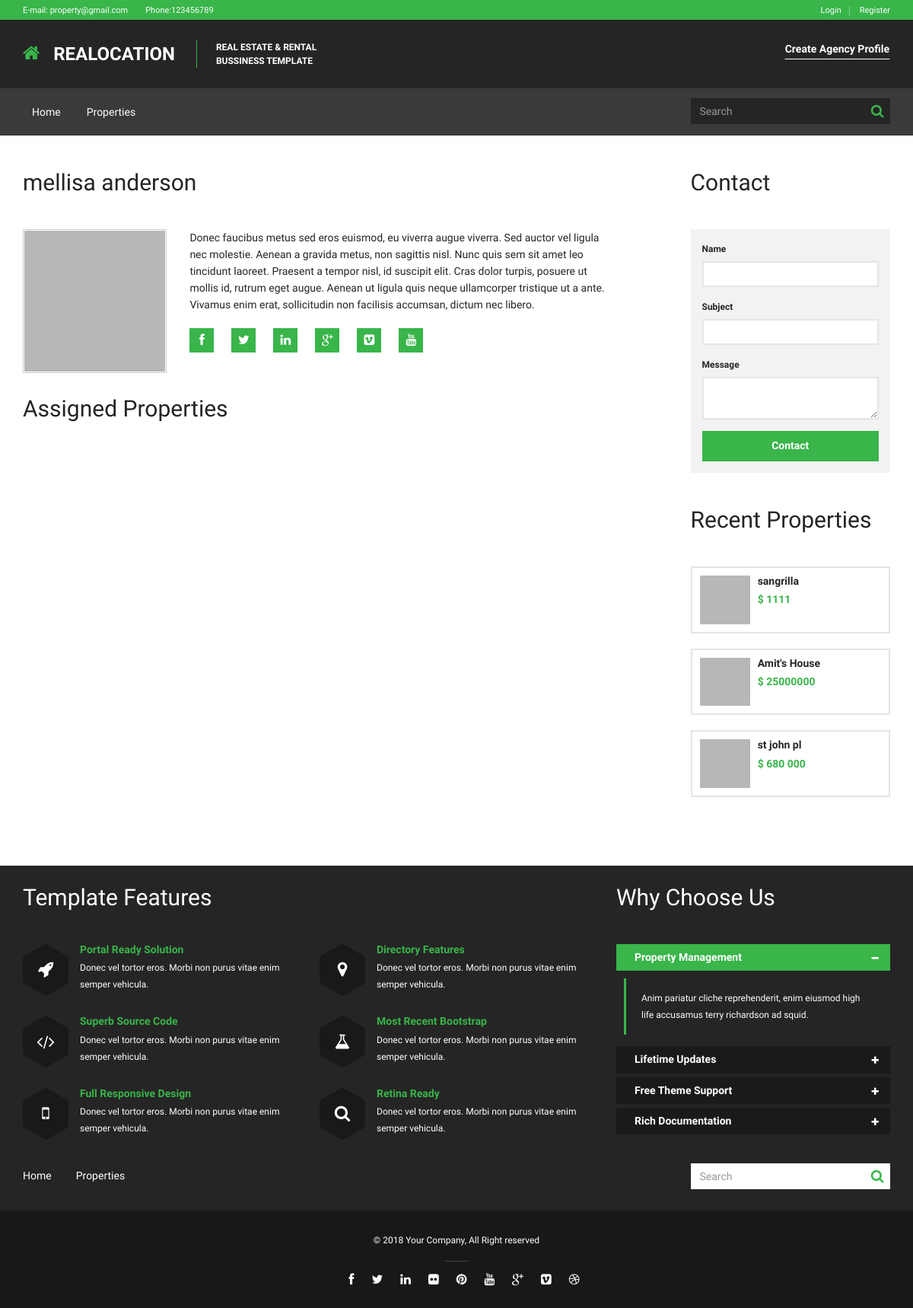
/agents/3, run on the app's committed database.
### tables this page shows
CREATE TABLE IF NOT EXISTS `settings` (
  `id` int(11) NOT NULL AUTO_INCREMENT,
  `email` varchar(255) NOT NULL,
  `phone_no` int(11) NOT NULL,
  `facebook_url` varchar(255) NOT NULL,
  `twitter_url` varchar(255) NOT NULL,
  `linked_in_url` varchar(255) NOT NULL,
  `flickr_url` varchar(255) NOT NULL,
  `pinterest_url` varchar(255) NOT NULL,
  `youtube_url` varchar(255) NOT NULL,
  `google_plus_url` varchar(255) NOT NULL,
  `vimeo-square_url` varchar(255) NOT NULL,
  `dribbble_url` varchar(255) NOT NULL,
  PRIMARY KEY (`id`)
);

CREATE TABLE IF NOT EXISTS `agents` (
  `id` int(11) NOT NULL AUTO_INCREMENT,
  `first_name` varchar(255) NOT NULL,
  `last_name` varchar(255) NOT NULL,
  `profile` varchar(255) NOT NULL,
  `facebook_url` varchar(255) NOT NULL,
  `twitter_url` varchar(255) NOT NULL,
  `linked_in_url` varchar(255) NOT NULL,
  `google_plus_url` varchar(255) NOT NULL,
  `vimeo-square_url` varchar(255) NOT NULL,
  `you_tube_url` varchar(255) NOT NULL,
  `post` varchar(255) NOT NULL,
  `current_status` varchar(255) NOT NULL,
  `email` varchar(255) NOT NULL,
  `password` varchar(255) NOT NULL,
  `contact_no` varchar(255) NOT NULL,
  `skype_id` varchar(255) NOT NULL,
  `is_delete` int(11) NOT NULL DEFAULT '0',
  `created_on` timestamp NOT NULL DEFAULT CURRENT_TIMESTAMP,
  PRIMARY KEY (`id`)
);

CREATE TABLE IF NOT EXISTS `properties` (
  `id` int(11) NOT NULL AUTO_INCREMENT,
  `title` varchar(255) NOT NULL,
  `thumbnail` varchar(255) NOT NULL,
  `description` text NOT NULL,
  `prize` varchar(255) NOT NULL,
  `area` varchar(255) NOT NULL,
  `bath` int(11) NOT NULL DEFAULT '0',
  `beds` int(11) NOT NULL DEFAULT '0',
  `garages` int(11) NOT NULL DEFAULT '0',
  `facebook_url` varchar(255) NOT NULL,
  `twitter_url` varchar(255) NOT NULL,
  `linked_in_url` varchar(255) NOT NULL,
  `vimeo-square_url` varchar(255) NOT NULL,
  `you_tube_url` varchar(255) NOT NULL,
  `address` varchar(255) NOT NULL,
  `city` varchar(255) NOT NULL,
  `state` varchar(255) NOT NULL,
  `country` varchar(255) NOT NULL,
  `status` varchar(255) NOT NULL,
  `pro_type_id` int(11) NOT NULL,
  `created_on` timestamp NOT NULL DEFAULT CURRENT_TIMESTAMP,
  `is_delete` int(11) NOT NULL DEFAULT '0',
  PRIMARY KEY (`id`),
  KEY `pro_id` (`pro_type_id`)
);

### application/views/agents/agent.php (the view, shortened to what the rows shown need)
 <div id="main-wrapper">
    <div id="main">
    <div id="main-inner">
    <div class="container">
    <div class="block-content block-content-small-padding">
    <div class="block-content-inner">
    <div class="row">
    <div class="col-sm-9">
    <h2><?php echo $agent['first_name']." ".$agent['last_name']; ?></h2>
    <div class="agency-detail">
        <div class="row">
        </div>
    </div>
    <h2>Assigned Properties</h2>
    </div>
    <div class="col-sm-3">
        <div class="sidebar">
            <div class="sidebar-inner">
                <div class="widget">
    <div class="properties-small-list">
<?php
foreach ($properties as $row)
{
?>
        <div class="property-small clearfix">
            <div class="property-small-picture col-sm-12 col-md-4">
                <div class="property-small-picture-inner">
                    <a href="#" class="property-small-picture-target">
                        <img src="<?php echo base_url(); ?>assets/img/tmp/properties/medium/2.jpg" alt="">
                    </a>
                </div>
            </div>
            <div class="property-small-content col-sm-12 col-md-8">
                <h3 class="property-small-title"><a href="<?php echo base_url('properties/').$row['id']; ?>" ><?php echo $row['title']; ?></a></h3>
                <div class="property-small-price">$ <?php echo $row['prize']; if($row['status']=='rent'){ echo '<span class="property-small-price-suffix">/per month</span>';} ?></div>
            </div>
        </div>
<?php
}
?>
    </div>
</div>            </div>
        </div>
    </div>
    </div>
    </div>
    </div>
    </div>
    </div>
    </div>
    </div>

### application/views/layout/default.php (shortened to what the rows shown need)
<!doctype html>
<html>
<head>
    <link rel="stylesheet" type="text/css" href="<?php echo base_url(); ?>assets/libraries/font-awesome/css/font-awesome.css" media="screen, projection">
    <link rel="stylesheet" type="text/css" href="<?php echo base_url(); ?>assets/libraries/jquery-bxslider/jquery.bxslider.css" media="screen, projection">
    <link rel="stylesheet" type="text/css" href="<?php echo base_url(); ?>assets/libraries/flexslider/flexslider.css" media="screen, projection">
    <link rel="stylesheet" type="text/css" href="<?php echo base_url(); ?>assets/css/realocation.css" media="screen, projection" id="css-main">
</head>
<body>
<?php
$CI = &get_instance();
$setting_data = $CI->settings_model->get_by_id('1');
$page = $this->uri->segment(1); ?>
<div id="wrapper">
    <div id="header-wrapper">
        <div id="header">
    <div id="header-inner">
        <div class="header-bar">
            <div class="container">
                <div class="header-infobox">
                    <strong>E-mail:</strong> <a href="#"><?php echo $setting_data['email']; ?></a>
                </div>
                <div class="header-infobox">
                    <strong>Phone:</strong><?php echo $setting_data['phone_no']; ?>
                </div>
                <ul class="header-bar-nav nav nav-register">
<?php if($this->session->userdata('user') == '')
{
?>
    <li><a href="<?php echo base_url('login'); ?>">Login</a></li>
    <li><a href="<?php echo base_url('register'); ?>">Register</a></li>
<?php
}
?>
</ul>            </div>
        </div>
    </div>
</div>    </div>
<?php
echo $content;
?>
<div id="footer-wrapper">
        <div id="footer">
            <div id="footer-inner">
                <div class="footer-top">
    <div class="container">
        <div class="row">
    <div class="widget col-sm-8">
        <h2>Template Features</h2>
    </div>
    <div class="widget col-sm-4">
        <h2>Why Choose Us</h2>
    </div>
</div>
    </div>
</div>
            </div>
        </div>
    </div>
</div>
</body>
</html>

### data on the page
settings: email "property@gmail.com", phone_no "123456789"
agents: first_name "mellisa", last_name "anderson"
properties: title "sangrilla", prize "1111"
properties: title "Amit's House", prize "25000000"
properties: title "st john pl", prize "680 000"
